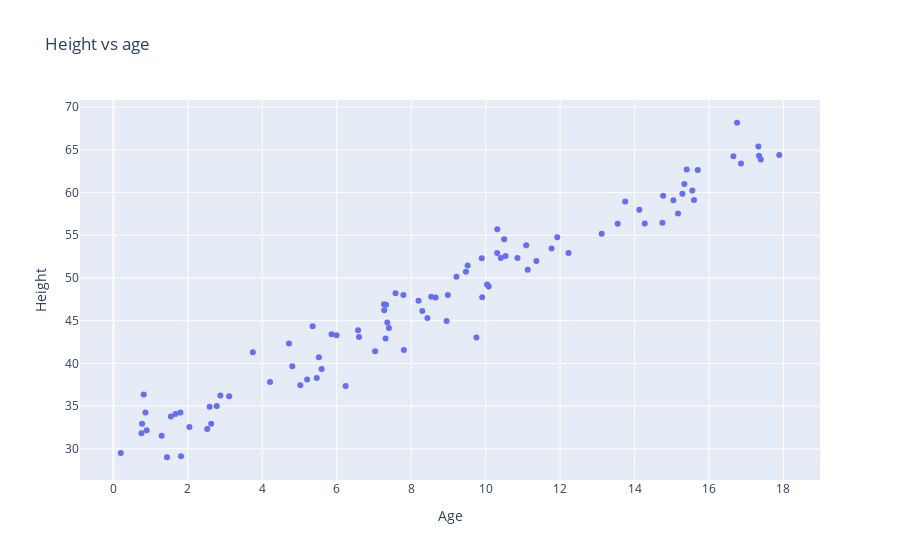

This figure's notebook cell:
### Code cell
fig = px.scatter(df,x=ages,y=df['Height'],title='Height vs age',
                 labels={'x':'age','y':'height'})
fig.show()
